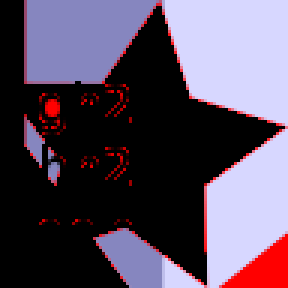
#> input picture image003.png, 96 x 96 px (shown 3 times larger)
$ python pil001.py
#> lines starting #> are read from the running program, lines starting #| are printed output that depends on the picture
#!/usr/bin/env python3
from PIL import Image
# import Image

def main():
#    size = width, height =230, 234;
#    image = Image.new( "RGB", size, "hsl(0, 100%, 50%)")
#    image.show()
#    image2.show();
    go()


def go():
    filename = "image003.png";
    filename2 = "image004.png";
    image = Image.open(filename);
#> image is the input picture: PIL image 96x96 RGBA; mean R, G, B, A 88.3, 76.3, 95.3, 255
    image2 = Image.open(filename2);
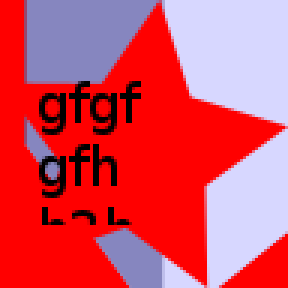
#> input picture image004.png, 96 x 96 px (shown 3 times larger)
#> image2 is the input picture: PIL image 96x96 RGBA; mean R, G, B, A 213.9, 76.5, 95.4, 255
    Image.blend(image, image2 ,0.5).show();
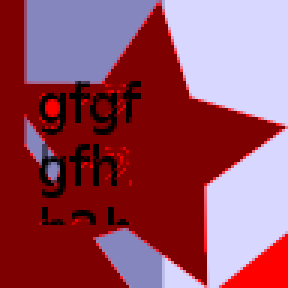
#> shown: PIL image 96x96 RGBA (shown 3 times larger); mean R, G, B, A 150.8, 76.4, 95.3, 255
    del image2;
    del image;


if ( __name__ =="__main__"):
    main();
